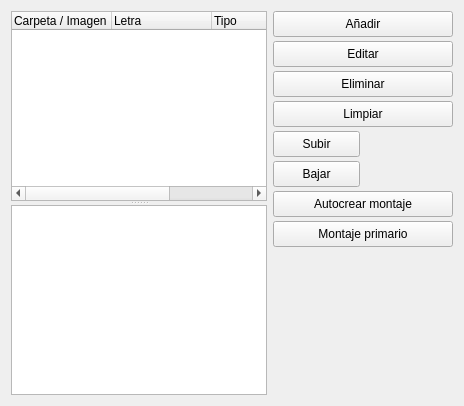
     <widget class="QWidget" name="page_5">
      <layout class="QGridLayout" name="gridLayout_5">
       <property name="verticalSpacing">
        <number>4</number>
       </property>
       <item row="0" column="0" rowspan="9">
        <widget class="QSplitter" name="splitter">
         <property name="sizePolicy">
          <sizepolicy hsizetype="Expanding" vsizetype="Expanding">
           <horstretch>0</horstretch>
           <verstretch>0</verstretch>
          </sizepolicy>
         </property>
         <property name="orientation">
          <enum>Qt::Vertical</enum>
         </property>
         <widget class="QTreeWidget" name="twMontajes">
          <property name="focusPolicy">
           <enum>Qt::ClickFocus</enum>
          </property>
          <property name="frameShadow">
           <enum>QFrame::Sunken</enum>
          </property>
          <property name="showDropIndicator" stdset="0">
           <bool>false</bool>
          </property>
          <property name="iconSize">
           <size>
            <width>16</width>
            <height>16</height>
           </size>
          </property>
          <property name="textElideMode">
           <enum>Qt::ElideNone</enum>
          </property>
          <property name="rootIsDecorated">
           <bool>false</bool>
          </property>
          <property name="uniformRowHeights">
           <bool>true</bool>
          </property>
          <property name="itemsExpandable">
           <bool>false</bool>
          </property>
          <property name="allColumnsShowFocus">
           <bool>true</bool>
          </property>
          <column>
           <property name="text">
            <string>Carpeta / Imagen</string>
           </property>
          </column>
          <column>
           <property name="text">
            <string>Letra</string>
           </property>
          </column>
          <column>
           <property name="text">
            <string>Tipo</string>
           </property>
          </column>
          <column>
           <property name="text">
            <string>Etiqueta</string>
           </property>
          </column>
         </widget>
         <widget class="QPlainTextEdit" name="previer_mount">
          <property name="tabChangesFocus">
           <bool>true</bool>
          </property>
          <property name="undoRedoEnabled">
           <bool>false</bool>
          </property>
          <property name="lineWrapMode">
           <enum>QPlainTextEdit::NoWrap</enum>
          </property>
          <property name="readOnly">
           <bool>true</bool>
          </property>
         </widget>
        </widget>
       </item>
       <item row="0" column="1" colspan="2">
        <widget class="QPushButton" name="btnMount_Add">
         <property name="minimumSize">
          <size>
           <width>0</width>
           <height>26</height>
          </size>
         </property>
         <property name="text">
          <string>Añadir</string>
         </property>
         <property name="icon">
          <iconset resource="../res/gr-lida.qrc">
           <normaloff>:/img16/nuevo.png</normaloff>:/img16/nuevo.png</iconset>
         </property>
        </widget>
       </item>
       <item row="1" column="1" colspan="2">
        <widget class="QPushButton" name="btnMount_Edit">
         <property name="minimumSize">
          <size>
           <width>0</width>
           <height>26</height>
          </size>
         </property>
         <property name="text">
          <string>Editar</string>
         </property>
         <property name="icon">
          <iconset resource="../res/gr-lida.qrc">
           <normaloff>:/img16/editar.png</normaloff>:/img16/editar.png</iconset>
         </property>
        </widget>
       </item>
       <item row="2" column="1" colspan="2">
        <widget class="QPushButton" name="btnMount_Delete">
         <property name="minimumSize">
          <size>
           <width>0</width>
           <height>26</height>
          </size>
         </property>
         <property name="text">
          <string>Eliminar</string>
         </property>
         <property name="icon">
          <iconset resource="../res/gr-lida.qrc">
           <normaloff>:/img16/eliminar.png</normaloff>:/img16/eliminar.png</iconset>
         </property>
        </widget>
       </item>
       <item row="3" column="1" colspan="2">
        <widget class="QPushButton" name="btnMount_Clear">
         <property name="minimumSize">
          <size>
           <width>0</width>
           <height>26</height>
          </size>
         </property>
         <property name="text">
          <string>Limpiar</string>
         </property>
         <property name="icon">
          <iconset resource="../res/gr-lida.qrc">
           <normaloff>:/img16/limpiar.png</normaloff>:/img16/limpiar.png</iconset>
         </property>
        </widget>
       </item>
       <item row="4" column="1">
        <widget class="QPushButton" name="btnMount_Subir">
         <property name="minimumSize">
          <size>
           <width>0</width>
           <height>26</height>
          </size>
         </property>
         <property name="text">
          <string>Subir</string>
         </property>
         <property name="icon">
          <iconset resource="../res/gr-lida.qrc">
           <normaloff>:/img16/go-up.png</normaloff>:/img16/go-up.png</iconset>
         </property>
        </widget>
       </item>
       <item row="5" column="1">
        <widget class="QPushButton" name="btnMount_Bajar">
         <property name="minimumSize">
          <size>
           <width>0</width>
           <height>26</height>
          </size>
         </property>
         <property name="text">
          <string>Bajar</string>
         </property>
         <property name="icon">
          <iconset resource="../res/gr-lida.qrc">
           <normaloff>:/img16/go-down.png</normaloff>:/img16/go-down.png</iconset>
         </property>
        </widget>
       </item>
       <item row="6" column="1" colspan="2">
        <widget class="QPushButton" name="btnMount_AutoCrear">
         <property name="minimumSize">
          <size>
           <width>180</width>
           <height>26</height>
          </size>
         </property>
         <property name="text">
          <string>Autocrear montaje</string>
         </property>
         <property name="icon">
          <iconset resource="../res/gr-lida.qrc">
           <normaloff>:/img16/ejecutar_app.png</normaloff>:/img16/ejecutar_app.png</iconset>
         </property>
        </widget>
       </item>
       <item row="7" column="1" colspan="2">
        <widget class="QPushButton" name="btnMount_Primario">
         <property name="minimumSize">
          <size>
           <width>0</width>
           <height>26</height>
          </size>
         </property>
         <property name="text">
          <string>Montaje primario</string>
         </property>
         <property name="icon">
          <iconset resource="../res/gr-lida.qrc">
           <normaloff>:/img16/aplicar.png</normaloff>:/img16/aplicar.png</iconset>
         </property>
        </widget>
       </item>
       <item row="8" column="2">
        <spacer name="verticalSpacer_6">
         <property name="orientation">
          <enum>Qt::Vertical</enum>
         </property>
         <property name="sizeHint" stdset="0">
          <size>
           <width>20</width>
           <height>112</height>
          </size>
         </property>
        </spacer>
       </item>
      </layout>
     </widget>
